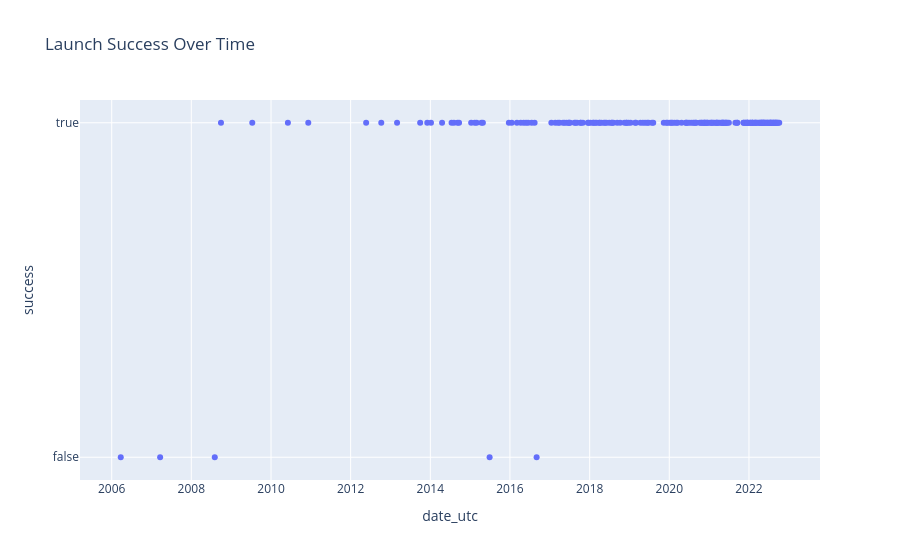

Here is the notebook cell this chart was saved with:
### Code cell
#6
import plotly.express as px

fig = px.scatter(df, x="date_utc", y="success", title="Launch Success Over Time")
fig.show()

### Figure 1 — Plotly figure (JSON) as saved in the notebook; plotly's stock layout.template omitted (floating-point values rounded to 4 significant figures; data arrays with more than 128 entries replaced by an {"elided": "..."} marker saying what was removed)
{"data": [{"hovertemplate": "date_utc=%{x}<br>success=%{y}<extra></extra>", "legendgroup": "", "marker": {"color": "#636efa", "symbol": "circle"}, "mode": "markers", "name": "", "orientation": "v", "showlegend": false, "type": "scatter", "x": {"elided": "187 str values"}, "xaxis": "x", "y": {"elided": "187 bool values"}, "yaxis": "y"}], "layout": {"legend": {"tracegroupgap": 0}, "title": {"text": "Launch Success Over Time"}, "xaxis": {"anchor": "y", "domain": [0, 1], "title": {"text": "date_utc"}}, "yaxis": {"anchor": "x", "domain": [0, 1], "title": {"text": "success"}}}}
